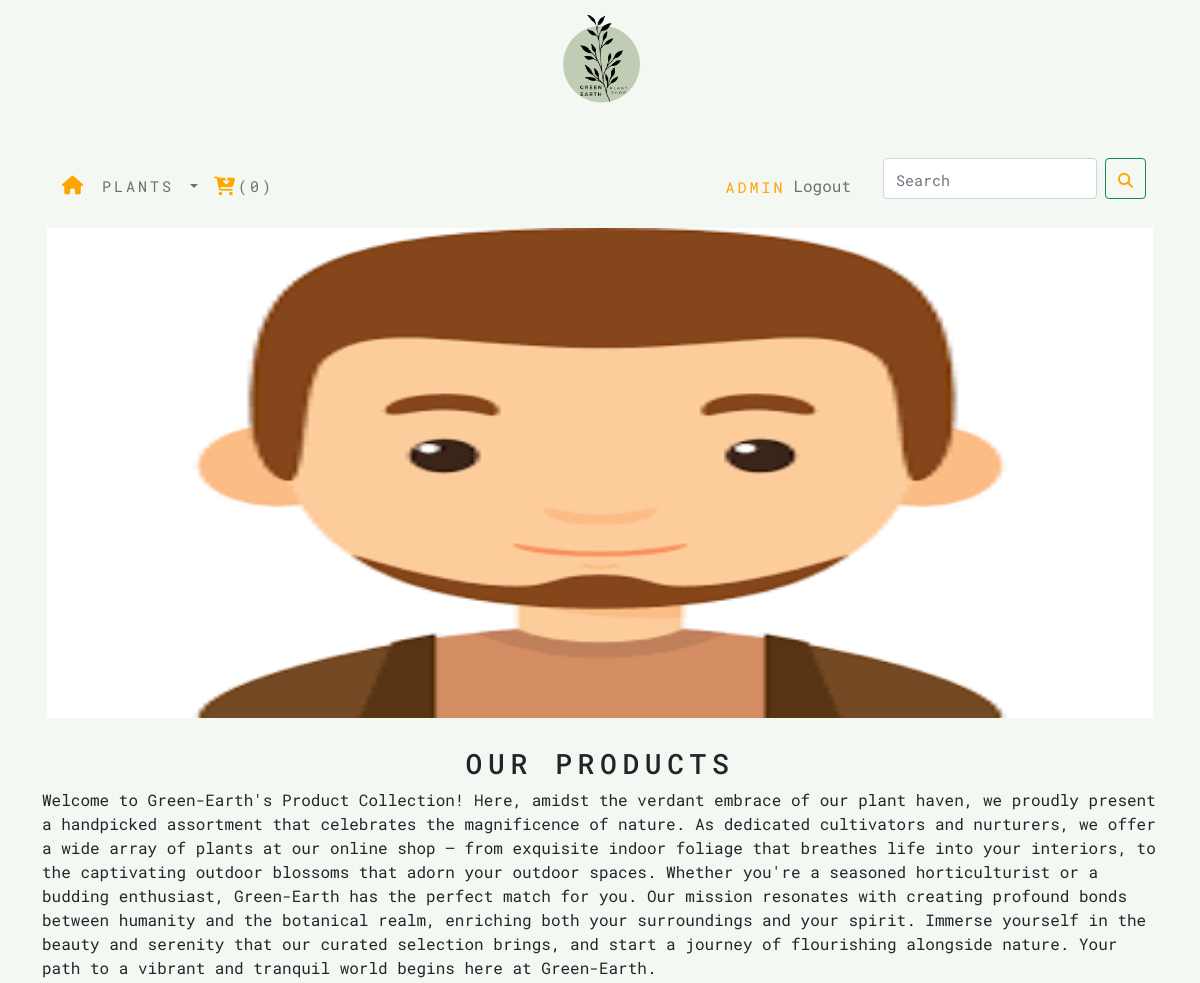
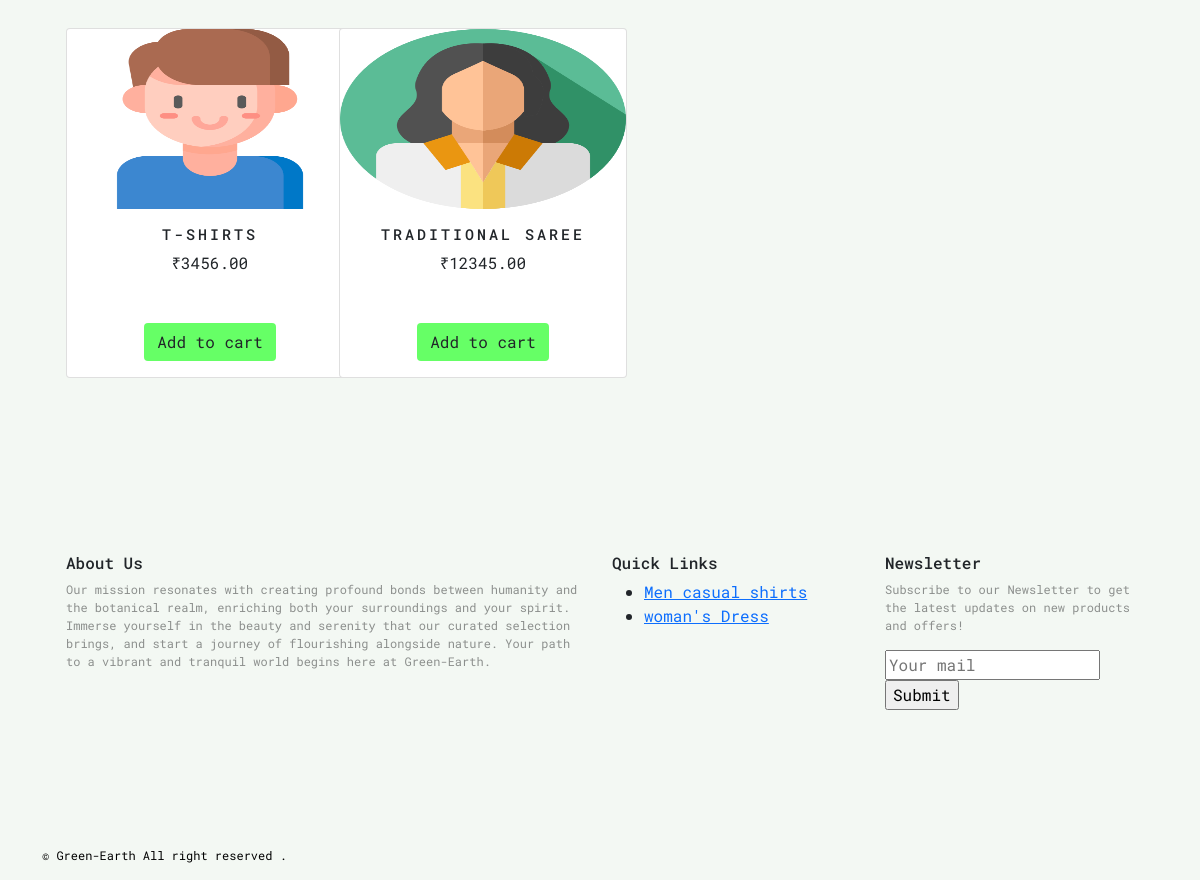
/shop/ (signed in), run on the app's committed database (2 pictures, top to bottom).
### shop/models.py (models this page shows, shortened)
class Category(models.Model):
    name=models.CharField(max_length=250,unique=True)
    slug=models.SlugField(max_length=250,unique=True)
    description=models.TextField()
    image=models.ImageField(upload_to='category',blank=True)
    class Meta:
        ordering=('name',)
        verbose_name='category'
        verbose_name_plural='categories'
    def get_url(self):
        return reverse('shop:product_by_category',args=[self.slug])

class Products(models.Model):
    name=models.CharField(max_length=250,unique=True)
    slug=models.SlugField(max_length=250,unique=True)
    description=models.TextField(blank=True)
    price=models.DecimalField(max_digits=10,decimal_places=2)
    category=models.ForeignKey(Category,on_delete=models.CASCADE)
    image=models.ImageField(upload_to='product',blank=True)
    stock=models.IntegerField()
    available=models.BooleanField(default=True)
    created=models.DateTimeField(auto_now_add=True)
    updated=models.DateField(auto_now=True)
    class Meta:
        ordering = ('name',)
        verbose_name = 'product'
        verbose_name_plural = 'products'
    def get_url(self):
        return  reverse('shop:prodcatDetail',args=[self.category.slug,self.slug])

### shop/views.py (the view)
# urls.py: path('',views.allProdCat,name='allProdCat'),
def allProdCat(request,c_slug=None):
    c_page=None
    products_list=None
    categories = Category.objects.all() # edited
    if c_slug!=None:
        c_page=get_object_or_404(Category,slug=c_slug)
        products_list=Products.objects.all().filter(category=c_page,available=True)
    else:
        products_list=Products.objects.all().filter(available=True)
    paginator=Paginator(products_list,8)
    try:
        page=int(request.GET.get('page',1))
    except:
        page=1
    try:
        products = paginator.page(page)
    except (EmptyPage,InvalidPage):
        products = paginator.page(paginator.num_pages)
    return render(request,'category.html',{'category':c_page,'products':products,'categories': categories})

### cart/context_processors.py (called while the page is built)
def counter(request):
    item_count=0
    if 'admin' in request.path:
        return {}
    else:
        try:
            cart=Cart.objects.filter(cart_id=_cart_id(request))
            cart_items=CartItem.objects.all().filter(cart=cart[:1])
            for cart_item in cart_items:
                item_count += cart_item.quantity
        except Cart.DoesNotExist:
            item_count=0
    return dict(item_count=item_count)

### cart/views.py (called while the page is built)
def _cart_id(request):
    cart=request.session.session_key
    if not cart:
        cart=request.session.create()
    return cart

### shop/context_processors.py (called while the page is built)
def menu_links(request):
    links=Category.objects.all()
    return dict(links=links)

### template/category.html (shortened to what this page needs)
{% extends 'base.html' %}
{% load static %}
{% block content %}
    <div class="mx-auto">
        {% if category %}
            <img class="category_img" src="{{ category.image.url }}" alt="{{category.name}}">
    </div>
    <br>
    <div>
        <h1 class="text-center custom_title">{{category.name}}</h1>
        <p class="text-justify">{{category.description}}</p>
    </div>
        {% else %}
<div id="carouselExampleControls" class="carousel slide" data-bs-ride="carousel">
  <div class="carousel-inner">
          {% for category in categories %}
      <div class="carousel-item {% if forloop.first %} active {% endif %}">
               <img src="{{ category.image.url }}" class="banner_img category_img_padding" alt="{{ category.name }}">
      </div>
        {% endfor %}
  </div>
  <button class="carousel-control-prev" type="button" data-bs-target="#carouselExampleControls" data-bs-slide="prev">
    <span class="carousel-control-prev-icon" aria-hidden="true"></span>
  </button>
  <button class="carousel-control-next" type="button" data-bs-target="#carouselExampleControls" data-bs-slide="next">
    <span class="carousel-control-next-icon" aria-hidden="true"></span>
  </button>
</div>
    <br>
    <div>
        <h3 class="text-center custom_title ">Our products</h3>
        <p class="text-justify" >
            Welcome to Green-Earth's Product Collection! Here, amidst the verdant embrace of our plant haven,
            we proudly present a handpicked assortment that celebrates the magnificence of nature.
            As dedicated cultivators and nurturers, we offer a wide array of plants at our online shop – from exquisite indoor foliage that breathes life into your interiors,
            to the captivating outdoor blossoms that adorn your outdoor spaces. Whether you're a seasoned horticulturist or a budding enthusiast,
            Green-Earth has the perfect match for you. Our mission resonates with creating profound bonds between humanity and the botanical realm,
            enriching both your surroundings and your spirit. Immerse yourself in the beauty and serenity that our curated selection brings,
            and start a journey of flourishing alongside nature. Your path to a vibrant and tranquil world begins here at Green-Earth.
        </p>
    </div>
        {% endif %}
<div class="container" >
    <div class="row mx-auto">
        {% for product in products.object_list %}
            <div class="custom_margin col-9 col-sm-6 col-md-4 col-lg-3">
                <div class="card text-center" style="min-width: 18rem;height:350px;">
                    <a href="{{product.get_url}}"><img class=" card-img-top" src="{{ product.image.url }}" alt="{{product.name}}" style="height:180px;"></a>
                        <div class="card-body d-flex flex-column">
                            <h3>{{product.name}}</h3>
                            <p>₹{{product.price}}</p>
                                <div class="mt-auto">
                                    {% if product.stock > 0 %}
                                    <a href="{% url 'cart:add_cart' product.id%}" class="btn" style="background-color:#66FF66">Add to cart</a>
                                    {% endif %}
                                </div>
                        </div>
                </div>
            </div>
             {% endfor %}
    </div>
        <br></div>
{% endblock %}

### template/navbar.html (shortened to what this page needs)
<nav class="navbar navbar-expand-lg navbar-light " >
  <div class="container-fluid">
    <div class="collapse navbar-collapse" id="navbarSupportedContent">
      <ul class="navbar-nav me-auto mb-2 mb-lg-0">
        <li class="nav-item">
          <a class="nav-link" href="{% url 'shop:allProdCat' %}"><i class="fa fa-home fa-lg custom_icon" aria-hidden="true"></i></a>
        </li>
        <li class="nav-item dropdown {% if 'shop' in request.path %} active{% endif %}" >
          <a class="nav-link dropdown-toggle" href="#" id="navbarDropdown" role="button" data-bs-toggle="dropdown" aria-expanded="false">
            Plants
          </a>
        </li>
        {% if item_count >= 0 %}
        <li class="nav-item">
          <a class="nav-link" href="{% url 'cart:cart_detail' %}" ><i class="fa fa-cart-arrow-down fa-lg custom_icon" aria-hidden="true"></i>({{item_count}})</a>
        </li>
        {% endif %}
      </ul>
      <ul class="navbar-nav me-4 mb-2 mb-lg-0" >
        {% if user.is_authenticated %}
        <li class="nav-item custom_icon space">{{user.username}}</li>
        <li><a href="logout" class="nav-link">Logout</a></li>
        {% else %}
        <li class="nav-item space"><a href="register" class="nav-link"><i class="fa fa-user fa-lg custom_icon" aria-hidden="true"></i></a></li>
        <li class="nav-item space" ><a href="login" class="nav-link">Login</a></li>
        {% endif %}
      </ul>
      <form class="d-flex" action="{% url 'search:SearchResult' %}" method="get">
        <input class="form-control me-2  custom_icon" type="search" placeholder="Search" name="q" aria-label="Search">
        <button class="btn btn-outline-success custom_icon" type="submit"><i class="fa fa-search " aria-hidden="true"></i></button>
      </form>
    </div>
  </div>
</nav>

### template/footer.html
<footer class="footer navbar-fixed-bottom ">
    <div class="container">
      <div class="row mx-auto">
        <div class="col-6"><h6>About Us</h6>
          <p>Our mission resonates with creating profound bonds between humanity and the botanical realm, enriching both your surroundings and your spirit. Immerse yourself in the beauty and serenity that our curated selection brings, and start a journey of flourishing alongside nature. Your path to a vibrant and tranquil world begins here at Green-Earth.</p>
        </div>
        <div class="col" ><h6>Quick Links</h6>
           <ul> {% for cat in links %}
            <li><a href="{{cat.get_url}}">{{cat.name}}</a></li>
               {% endfor %}
           </ul>
        </div>
         <div class="col" ><h6>Newsletter</h6>
           <p>Subscribe to our Newsletter to get the latest updates on new products and offers!</p>
           <input type="text" placeholder="Your mail">
           <input type="submit">
         </div>
        </div>
      </div>
      <div class="footer navbar-fixed-bottom  custom_footer" >
  <p>
    &copy; Green-Earth All right reserved .
  </p>
</div>
</footer>

### static/css/custom.css (style rules this page uses)
body { font-family: 'Roboto Mono', monospace; background-color:rgb(208, 248, 204 ); }
.nav-item { letter-spacing:0.2em; font-size:15px; text-transform: uppercase; }
.custom_icon { padding-top:10px; }
.banner_img { width:100%; height:500px; }
.custom_title { letter-spacing:0.2em; text-transform: uppercase; }
.category_img_padding { padding:5px; }
.custom_margin { padding-top:15px; padding-bottom:15px; }
.card-body h3 { letter-spacing:0.2em; font-size:15px; text-transform: uppercase; }
.custom_icon { padding-top:10px; color:orange; font-size:15px; }
.footer { display: block; position: relative; padding-top: 136px; height:auto; width:100%; }
.footer p { font-size:12px; color:rgb(140, 143, 141); }
.custom_footer p { color:black; }

### data on the page
Category: image (picture), name "Men casual shirts"
Products: image (picture), name "T-SHIRTS", price "3456.00", stock "Add to cart"
Products: image (picture), name "TRADITIONAL SAREE", price "12345.00", stock "Add to cart"
Category: name "woman's Dress"

### other printed values
{{ item_count }} "0"
{{ user.username }} "ADMIN"
